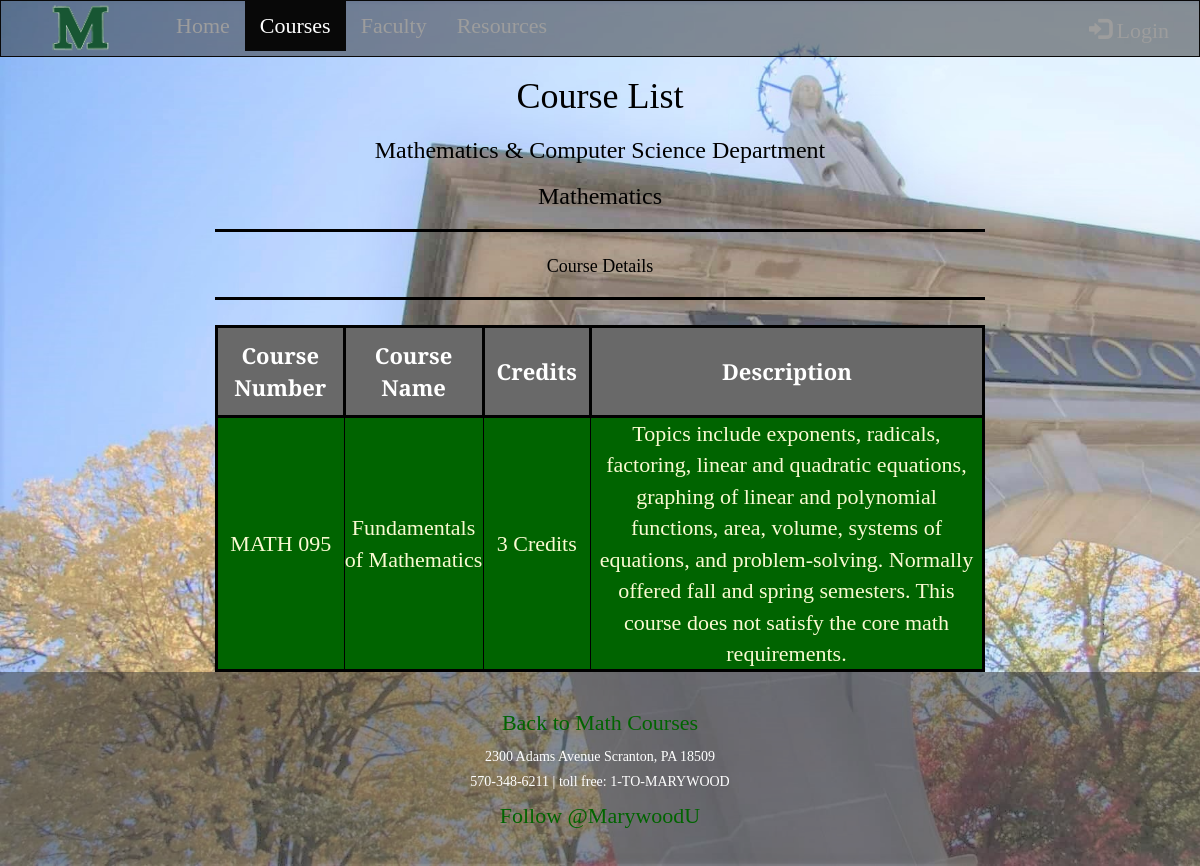
Page /mathdetail.php?courseNum=MATH+095 on the committed database.
### tables this page shows
CREATE TABLE `mathcourses` (
  `courseNum` varchar(15) NOT NULL,
  `courseName` varchar(65) NOT NULL,
  `credits` varchar(15) NOT NULL,
  `detail` varchar(3000) NOT NULL
);

### mathdetail.php (the view, shortened to what this page needs)
<!DOCTYPE html>
<html lang="en">
<head>
  <link rel="stylesheet" href="https://maxcdn.bootstrapcdn.com/bootstrap/3.4.1/css/bootstrap.min.css">
  <link rel="stylesheet" href="mustyle.css">
</head>
<body>
<nav class="navbar navbar-inverse">
  <div class="container-fluid">
    <div class="navbar-header">
      <a class="navbar-brand" href="#">
		<img width="130px" height="70px" src="bigM.png" style="position:relative;top:-22px">
	  </a>
    </div>
    <div class="collapse navbar-collapse" id="myNavbar">
      <ul class="nav navbar-nav">
        <li><a href="/cs490-capstone/index.html#">Home</a></li>
        <li class="active"><a href="/cs490-capstone/courses.html#">Courses</a></li>
        <li><a href="/cs490-capstone/faculty.php#">Faculty</a></li>
        <li><a href="/cs490-capstone/resources.html#">Resources</a></li>
      </ul>
    <ul class="nav navbar-nav navbar-right">
        <li><a href="/cs490-capstone/logform.php#"><span class="glyphicon glyphicon-log-in"></span> Login</a></li>
      </ul>
    </div>
  </div>
</nav>
<div class="container-fluid text-center">
  <div class="row content">
    <div class="col-sm-2 sidenav"> </div>
    <div class="col-sm-8 text-center">
      <h1>Course List</h1>
      <h3>Mathematics & Computer Science Department</h3>
      <h3>Mathematics</h3>
        <hr style="height:3px;border-width:0;color:black;background-color:black">
    <h4>Course Details</h4>
        <hr style="height:3px;border-width:0;color:black;background-color:black">
    <?php
        $conn = mysqli_connect("localhost", "root", "", "capstone");
        $courseNum = htmlspecialchars($_GET["courseNum"]);
        $sql = "SELECT * FROM mathcourses WHERE courseNum='" . $courseNum . "'";
        $result = $conn->query($sql);
        echo "<table border='1'>
              <tr>
              <th>Course Number</th>
              <th>Course Name</th>
              <th>Credits</th>
              <th>Description</th>
              </tr>";
        while($row = mysqli_fetch_array($result)){
            echo "<tr>";
            echo "<td>" . $row['courseNum'] . "</td>";
            echo "<td>" . $row['courseName'] . "</td>";
            echo "<td>" . $row['credits'] . "</td>";
            echo "<td>" . $row['detail'] . "</td>";
            echo "</tr>";
        }
        echo "</table>";
    ?>
    </div>
    <div class="col-sm-2 sidenav"> </div>
  </div>
</div>
<footer class="container-fluid text-center">
    <p><a href="/cs490-capstone/mathcourses.php#" title="Go to Math Courses">Back to Math Courses</a></p>
    <h5>
    <p>2300 Adams Avenue Scranton, PA 18509</p>
    <p>570-348-6211 | toll free: 1-TO-MARYWOOD</p>
    </h5>
    <div>
        <div class position="relative"><a href="https://twitter.com/MarywoodU?ref_src=twsrc%5Etfw" class="twitter-follow-button" data-size="large" data-show-screen-name="false" data-show-count="false">Follow @MarywoodU</a></div><script async src="https://platform.twitter.com/widgets.js" charset="utf-8"></script>
    </div>
</footer>
</body>
</html>

### mustyle.css (style rules this page uses)
html { height: 100%; }
body { font-family: 'Playfair Display', serif; font-size: 22px; color: black; background-image: url(lightMUarchbackground.jpg); background-repeat: repeat-y; background-size: cover; min-height:100%; position:relative; padding-bottom:[footer-height] }
ul { display: inline-block; text-align:left; }
table { border: 3px solid black; width: 100%; color: black; text-align: center; }
th { border: 3px solid black; color: white; background-color: dimgrey; text-align: center; padding: 12px; }
tr:nth-child(even) { border: 3px solid black; color: lightgoldenrodyellow; background-color: darkgreen; }
tr:nth-child(odd) { border: 3px solid black; color: darkgreen; background-color: lightgoldenrodyellow; }
li a { color: white; }
a { color: darkgreen; }
.navbar { margin-bottom: 0; border-radius: 0; background: rgb(44, 44, 44); background: rgba(44, 44, 44, 0.5); color: white; }
.row.content { height: 450px }
.sidenav { padding-top: 30px; height: 100%; }
footer { background: rgba(44, 44, 44, 0.5); color: white; padding: 35px; }
* { box-sizing: border-box; }
hr { border: 1px solid #f1f1f1; margin-bottom: 25px; }

### rows in the picture
mathcourses: courseNum "MATH 095", courseName "Fundamentals of Mathematics", credits "3 Credits", detail "Topics include exponents, radicals, factoring, linear and quadratic equations, graphing of linear and polynomial functions, area, volume, systems of equations, and problem-solving. Normally offered fall and spring semesters. This course does not satisfy the core math requirements."
